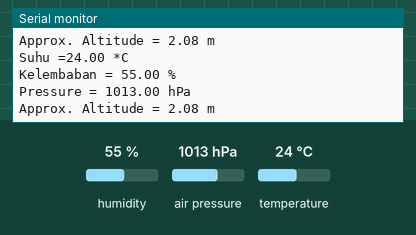
This sketch was run on a simulated Arduino Uno, built with avr-gcc and run on an emulated ATmega328P. Shown: the last lines printed to the serial monitor. Inputs (shaded band) come from the test bench; at power-on: humidity 55 %, air pressure 1013 hPa, temperature 24 °C.

Above: at 1.2 s.
1.3 s: humidity set to 22 %
At 2.6 s:
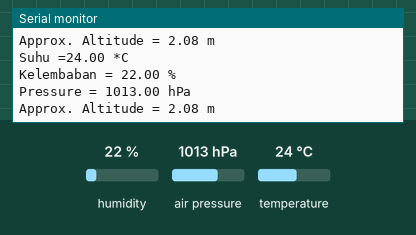
2.8 s: air pressure set to 952 hPa
At 3.6 s:
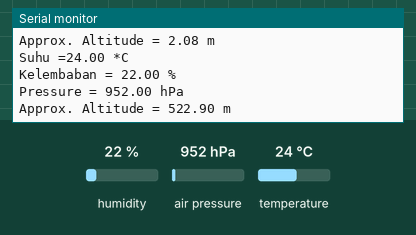

The sketch:

GY-BM280SENSORBAROMETRIC.ino
```cpp
#include <Wire.h>             // Library untuk pengaksesan I2C
#include <Adafruit_BME280.h>  // Library untuk sensor BME280
#include <Adafruit_Sensor.h>

#define SEALEVELPRESSURE_HPA (1013.25) // Nilai tekanan laut standar (hPa)

Adafruit_BME280 bme; // Penggunaan objek BME280 dengan komunikasi I2C

void setup() {
  Serial.begin(9600); // Memulai komunikasi serial dengan kecepatan 9600 bps

  if (!bme.begin(0x76)) { // Mencoba inisialisasi sensor BME280 dengan alamat 0x76
    Serial.println("Tidak ada sensor BME280, Coba cek rangkaianmu!");
    while (1);
  }
}

void loop() {
  // Membaca dan mencetak data suhu dalam derajat Celsius
  Serial.print("Suhu =");
  Serial.print(bme.readTemperature());
  Serial.println(" *C");

  // Membaca dan mencetak data kelembaban dalam persentase (%)
  Serial.print("Kelembaban = ");
  Serial.print(bme.readHumidity());
  Serial.println(" %");

  // Membaca dan mencetak data tekanan atmosfer dalam hektopascal (hPa)
  Serial.print("Pressure = ");
  Serial.print(bme.readPressure() / 100.0F);
  Serial.println(" hPa");

  // Membaca dan mencetak data ketinggian perkiraan di atas permukaan laut
  Serial.print("Approx. Altitude = ");
  Serial.print(bme.readAltitude(SEALEVELPRESSURE_HPA));
  Serial.println(" m");

  Serial.println(); // Menambahkan baris kosong untuk pemisah
  delay(1000); // Jeda selama 1 detik sebelum membaca data lagi
}
```

Measured:
- after the input at 1.3 s, the serial monitor: prints a new line after 0.77 s (image 1)
- after the input at 2.8 s, the serial monitor: prints a new line after 0.32 s (image 2)
